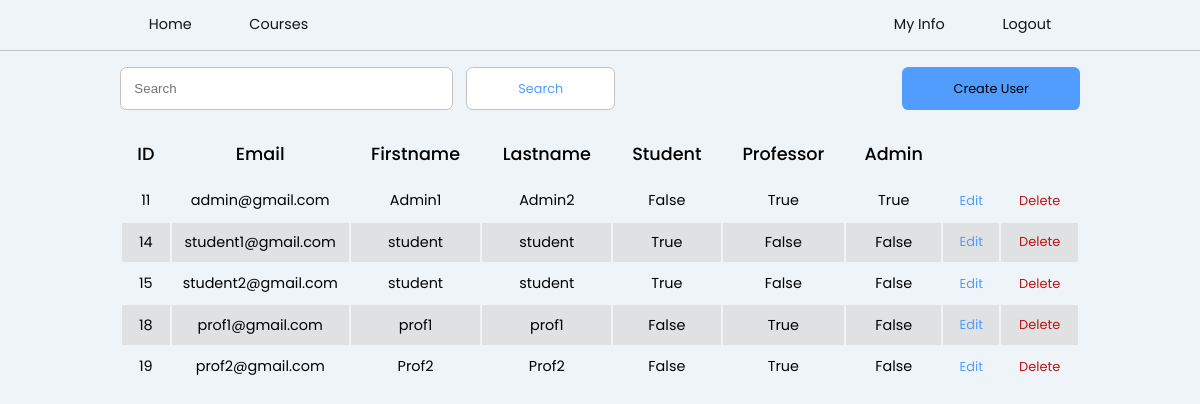
The app's page /users/, older data.
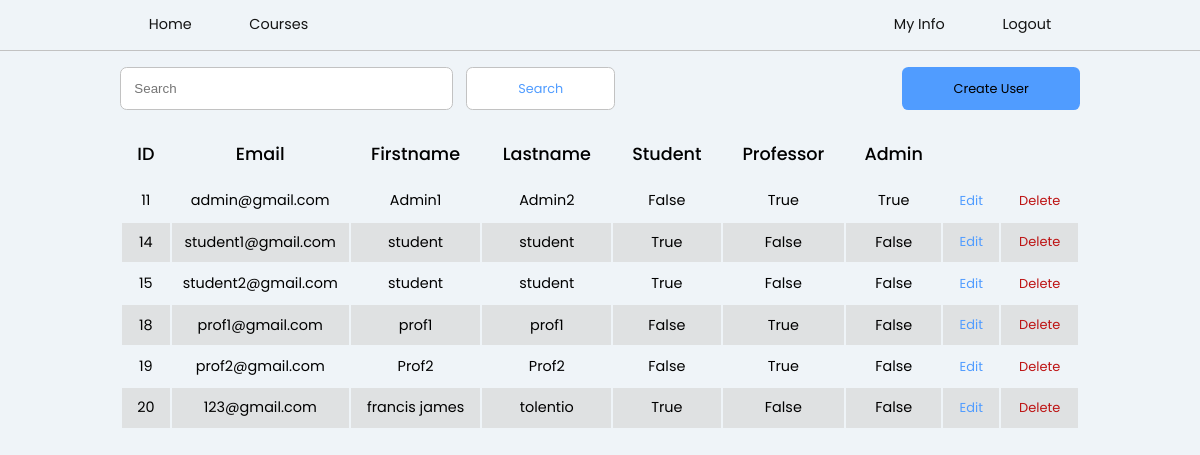
The same page, newer data.
### accounts/models.py (models this page shows, shortened)
class User(AbstractBaseUser):
    email = models.EmailField(max_length=255, unique=True)
    first_name = models.CharField(max_length=100)
    last_name = models.CharField(max_length=100)
    active = models.BooleanField(default=True)  # able to login
    staff = models.BooleanField(default=False)
    admin = models.BooleanField(default=False)
    timestamp = models.DateTimeField(auto_now_add=True)
    student = models.BooleanField(default=False)
    professor = models.BooleanField(default=False)
    courses = models.ManyToManyField(
        'courses.Course', related_name='course_title')
    USERNAME_FIELD = 'email'  # username
    REQUIRED_FIELDS = []  # what fields are ask when running python manage.py createsuperuser
    objects = UserManager()

### Whiteboard/views.py (the view)
# urls.py: path('users/', list_user, name='list_user'),
def list_user(request):
    if request.GET.get('search'):
        search = request.GET.get('search')
        users = User.objects.all().filter(email__contains=search)
    else:
        users = User.objects.all().values()
    context = {
        'users': users
    }
    return render(request, 'auth/list_user.html', context)

### templates/auth/list_user.html (shortened to what this page needs)
{% load static %}
<html lang="en">
    <head>
        <link rel="stylesheet" type="text/css" href="{% static 'css/main.css' %}">
    </head>
    <body>
        {% include 'navbar.html' %}
        <div class="container">
            <div class="flex flex-row justify-between" style="margin: 1em 0;">
                <div class="flex">
                    <form class="flex" action="" method="GET">
                        <input
                            type="text"
                            style="width:25em;"
                            class="form-control"
                            placeholder="Search"
                            name="search"
                        />
                        <button style="margin: 0 0 0 1em;" class="search" type="submit">Search</button>
                    </form>
                </div>
                <a href="{% url 'registerpage' %}">
                    <button style="height: 100%;">
                        Create User
                    </button>
                </a>
            </div>
            <table>
                <thead>
                <tr>
                    <th>ID</th>
                    <th>Email</th>
                    <th>Firstname</th>
                    <th>Lastname</th>
                    <th>Student</th>
                    <th>Professor</th>
                    <th>Admin</th>
                </tr>
                </thead>
                <tbody>
                    {% for user in users %}
                    <tr>
                        <td data-label="ID">{{ user.id }}</td>
                        <td data-label="Email">{{ user.email }}</td>
                        <td data-label="First-Name">{{ user.first_name }}</td>
                        <td data-label="Last-Name">{{ user.last_name }}</td>
                        <td data-label="Student">{{ user.student }}</td>
                        <td data-label="Professor">{{ user.professor }}</td>
                        <td data-label="Professor">{{ user.admin }}</td>
                        <td>
                            <button
                                class="edit"
                                onclick="location.href='{% url 'update' user.id %}'"
                            >
                                Edit
                            </button>
                        </td>
                        <td>
                            <button
                                class="delete"
                                onclick="location.href='{% url 'delete' user.id %}'"
                            >
                                Delete
                            </button>
                        </td>
                    </tr>
                    {% endfor %}
                </tbody>
            </table>
        </div>
    </body>
</html>

### templates/navbar.html (shortened to what this page needs)
{% load static %}
<header>
    <nav class="topnav">
        <div class="">
            <a href="{% url 'homepage' %}">Home</a>
            <a href="{% url 'coursepage' %}">Courses</a>
        </div>
        <div class="topnav-right">
            <a href="{% url 'myinfopage' %}">My Info</a>
            <a href="{% url 'logoutpage' %}">Logout</a>
        </div>
    </nav>
</header>

### static_my_project/css/main.css (style rules this page uses)
* { margin: 0; padding: 0; box-sizing: border-box; }
:root { --primary-color: rgb(80, 156, 255); --primary-accent-color: rgb(42, 119, 226); --delete-color: rgb(189, 19, 19); --delete-accent-color: rgb(142, 14, 14); --form-control-border: rgb(194, 194, 194); --form-control-border-accent: rgb(106, 106, 106); --box-shadow: rgb(212, 212, 212); --black: rgb(20, 20, 20); --table-alternate-row: rgba(217, 217, 217, 0.708); }
html, body { margin: 0px; background-color: #eff4f8; font-family: 'Poppins'; }
a { text-decoration: none; color: var(--black); }
button { padding: 0.7em 4em; font-family: 'Poppins'; font-size: 0.8em; background-color: var(--primary-color); border: none; border-radius: 0.5em; cursor: pointer; transition: 0.2s cubic-bezier(0.075, 0.82, 0.165, 1); }
.flex { display: flex; }
.flex-row { flex-direction: row; }
.justify-between { justify-content: space-between; }
input, .form-control { width: 100%; padding: 1em; border: 0.5px solid var(--form-control-border); border-radius: 0.5em; }
header { width: 100%; display: flex; border-bottom: 0.5px solid var(--form-control-border); }
.topnav { overflow: hidden; width: min(80%, 75em); margin: 0 auto; display: flex; justify-content: space-between; align-items: center; }
.topnav a { float: left; color: var(--black); text-align: center; text-decoration: none; padding: 1em 2em; font-size: 0.9em; }
.container { width: min(80%, 75em); margin: 0 auto; }

### templates/auth/list_user.html (style rules this page uses)
table { width: 100%; }
thead > tr > th { font-weight: 500; font-size: 1.1em; padding: 0.7em; }
tr:nth-child(even) { background-color: var(--table-alternate-row); }
td { text-align: center; font-size: 0.9em; }
.edit { background-color: transparent; color: var(--primary-color); font-size: 0.9em; padding: 0.75em 1em; }
.delete { background-color: transparent; color: var(--delete-color); font-size: 0.9em; padding: 0.75em 1em; }
.search { border: 0.5px solid var(--form-control-border); background-color: white; color: var(--primary-color); }

Row changes from the older to the newer data that the page shows:
added User: id "20", email "123@gmail.com", first_name "francis james", last_name "tolentio", student "True", professor "False", admin "False"
